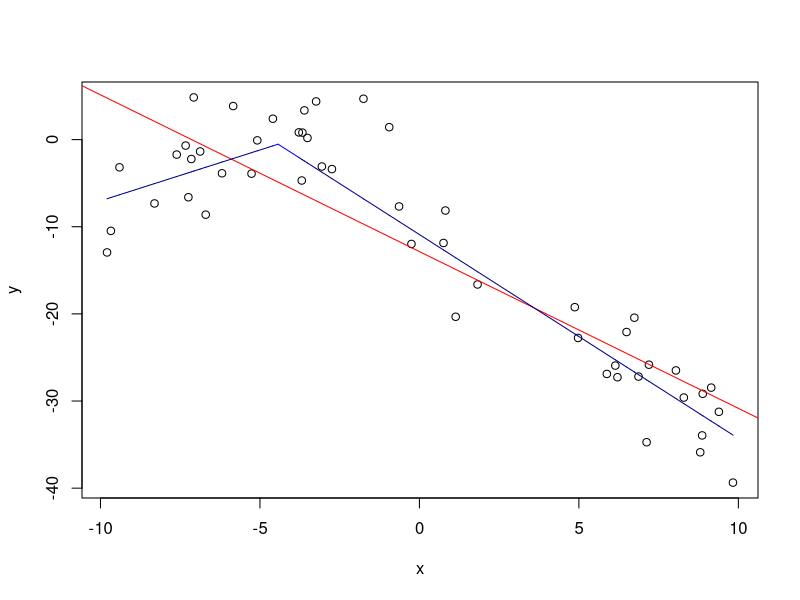

The R script that drew this image:
taskAdata = read.csv('data_bi_lin.csv')
taskAdata = taskAdata[with(taskAdata, order(x),),]
x = taskAdata$x
y = taskAdata$y
samples = length(x)
simple_lm = lm(y ~ x)
plot(x,y)
abline(simple_lm , col= "red")

index = 0
minError = Inf
for(i in 1:samples-1) {
  e1 = sum(lm(y[1:i] ~ x[1:i])$residuals^2)
  e2 = sum(lm(y[i+1:samples] ~ x[i+1:samples])$residuals^2)
  if(e1 + e2 < minError) {
    minError = e1+e2
    index = i
  }
}
fit1 = lm(y[1:index] ~ x[1:index])
fit2 = lm(y[index+1:samples] ~ x[index+1:samples])
m1 = fit1$coefficients[2] ; c1 = fit1$coefficients[1];
m2 = fit2$coefficients[2] ; c2 = fit2$coefficients[1];
x_0 = (c1 - c2)/(m2-m1)

t = 1
while(x[t+1] < x_0) {
  segments(x[t],m1*x[t]+c1,x1 = x[t+1], m1*x[t+1] + c1, col="darkblue")
  t = t+1
}
segments(x[t],m1*x[t]+c1,x1 = x_0, m1*x_0 + c1, col="blue")
segments(x_0,m2*x_0+c2,x1 = x[t+1], m2*x[t+1] + c2, col="blue")
t = t+1
while(t <= samples-1) {
  segments(x[t],m2*x[t]+c2,x1 = x[t+1], y1 = m2*x[t+1] + c2, col="darkblue")
  t = t+1
}

cat('error lm =',sum(simple_lm$residuals^2),"\n")
cat('error broken =',minError,"\n")
cat('C =',x[index+1],"\n")

